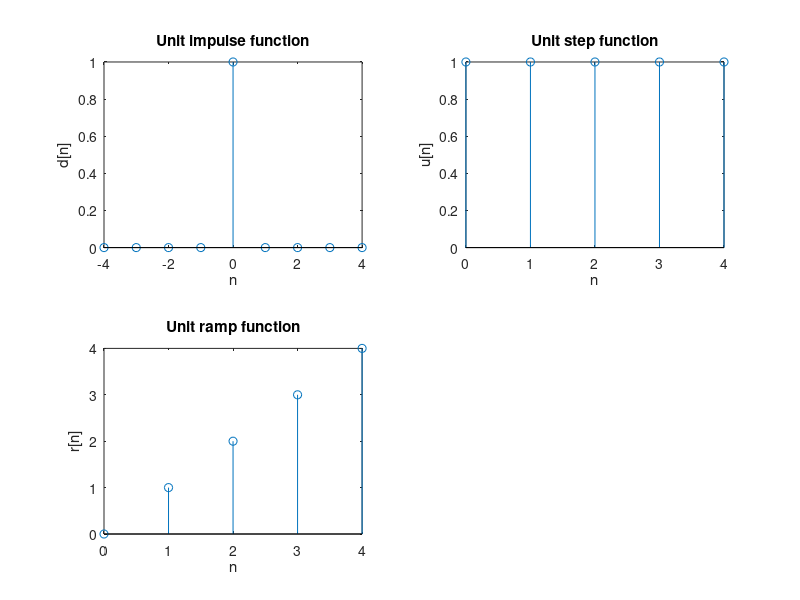

This figure's MATLAB source:
n = 4;
t = -n:1:n;
y1 = [zeros(1,n),1,zeros(1,n)];
subplot(2,2,1);
stem(t,y1);
ylabel('d[n]');
xlabel('n');
title('Unit impulse function');
n = 4;
t = 0:1:n;
y2 = [ones(1,n+1)];
subplot(2,2,2);
stem(t,y2);
ylabel('u[n]');
xlabel('n');
title('Unit step function');

n = 4;
t = 0:1:n;
subplot(2,2,3);
stem(t,t);
ylabel('r[n]');
xlabel('n');
title('Unit ramp function'); 